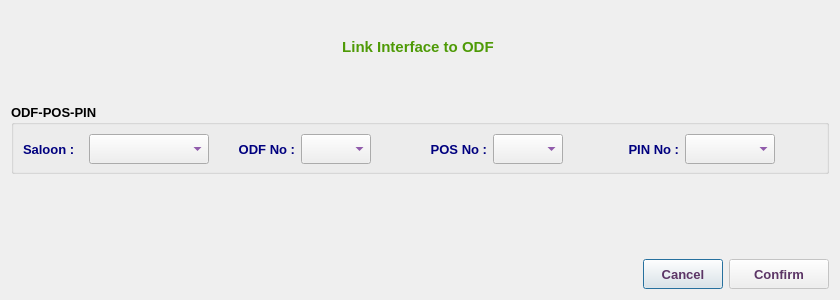
<?xml version="1.0" encoding="UTF-8"?>
<ui version="4.0">
 <class>AssignInterfaceOdfDialog</class>
 <widget class="QDialog" name="AssignInterfaceOdfDialog">
  <property name="geometry">
   <rect>
    <x>0</x>
    <y>0</y>
    <width>840</width>
    <height>300</height>
   </rect>
  </property>
  <property name="minimumSize">
   <size>
    <width>840</width>
    <height>300</height>
   </size>
  </property>
  <property name="maximumSize">
   <size>
    <width>841</width>
    <height>300</height>
   </size>
  </property>
  <property name="font">
   <font>
    <family>Tahoma</family>
    <pointsize>10</pointsize>
   </font>
  </property>
  <property name="windowTitle">
   <string>Link Interface ODF</string>
  </property>
  <property name="windowIcon">
   <iconset resource="../../image.qrc">
    <normaloff>:/Image/link.png</normaloff>:/Image/link.png</iconset>
  </property>
  <layout class="QVBoxLayout" name="verticalLayout">
   <item>
    <widget class="QLabel" name="label_5">
     <property name="text">
      <string/>
     </property>
     <property name="pixmap">
      <pixmap resource="../../image.qrc">:/Image/link.png</pixmap>
     </property>
     <property name="alignment">
      <set>Qt::AlignCenter</set>
     </property>
    </widget>
   </item>
   <item>
    <layout class="QHBoxLayout" name="horizontalLayout_3">
     <item>
      <widget class="QLabel" name="label">
       <property name="minimumSize">
        <size>
         <width>0</width>
         <height>30</height>
        </size>
       </property>
       <property name="maximumSize">
        <size>
         <width>16777215</width>
         <height>30</height>
        </size>
       </property>
       <property name="font">
        <font>
         <family>Tahoma</family>
         <pointsize>11</pointsize>
         <weight>75</weight>
         <bold>true</bold>
        </font>
       </property>
       <property name="styleSheet">
        <string notr="true">color: rgb(78, 154, 6);</string>
       </property>
       <property name="text">
        <string>Link Interface to ODF </string>
       </property>
       <property name="alignment">
        <set>Qt::AlignCenter</set>
       </property>
      </widget>
     </item>
    </layout>
   </item>
   <item>
    <layout class="QHBoxLayout" name="horizontalLayout_2">
     <item>
      <widget class="QLabel" name="devLbl">
       <property name="sizePolicy">
        <sizepolicy hsizetype="Expanding" vsizetype="Preferred">
         <horstretch>0</horstretch>
         <verstretch>0</verstretch>
        </sizepolicy>
       </property>
       <property name="minimumSize">
        <size>
         <width>700</width>
         <height>30</height>
        </size>
       </property>
       <property name="maximumSize">
        <size>
         <width>1500</width>
         <height>30</height>
        </size>
       </property>
       <property name="font">
        <font>
         <family>Tahoma</family>
         <pointsize>10</pointsize>
         <weight>75</weight>
         <bold>true</bold>
        </font>
       </property>
       <property name="styleSheet">
        <string notr="true">color: rgb(85, 0, 127);</string>
       </property>
       <property name="text">
        <string/>
       </property>
       <property name="alignment">
        <set>Qt::AlignCenter</set>
       </property>
      </widget>
     </item>
    </layout>
   </item>
   <item>
    <widget class="QGroupBox" name="odfGB">
     <property name="minimumSize">
      <size>
       <width>730</width>
       <height>70</height>
      </size>
     </property>
     <property name="maximumSize">
      <size>
       <width>1000</width>
       <height>70</height>
      </size>
     </property>
     <property name="font">
      <font>
       <family>Tahoma</family>
       <pointsize>10</pointsize>
       <weight>75</weight>
       <bold>true</bold>
      </font>
     </property>
     <property name="styleSheet">
      <string notr="true"/>
     </property>
     <property name="title">
      <string>ODF-POS-PIN</string>
     </property>
     <layout class="QHBoxLayout" name="horizontalLayout">
      <item>
       <widget class="QLabel" name="label_27">
        <property name="minimumSize">
         <size>
          <width>60</width>
          <height>30</height>
         </size>
        </property>
        <property name="maximumSize">
         <size>
          <width>60</width>
          <height>30</height>
         </size>
        </property>
        <property name="font">
         <font>
          <family>Tahoma</family>
          <pointsize>10</pointsize>
          <weight>75</weight>
          <bold>true</bold>
         </font>
        </property>
        <property name="styleSheet">
         <string notr="true">color: rgb(0, 0, 127);</string>
        </property>
        <property name="text">
         <string>Saloon :</string>
        </property>
       </widget>
      </item>
      <item>
       <widget class="QComboBox" name="odfSaloonCB">
        <property name="sizePolicy">
         <sizepolicy hsizetype="Preferred" vsizetype="Preferred">
          <horstretch>0</horstretch>
          <verstretch>0</verstretch>
         </sizepolicy>
        </property>
        <property name="minimumSize">
         <size>
          <width>120</width>
          <height>30</height>
         </size>
        </property>
        <property name="maximumSize">
         <size>
          <width>120</width>
          <height>30</height>
         </size>
        </property>
        <property name="font">
         <font>
          <family>Tahoma</family>
          <pointsize>10</pointsize>
          <weight>75</weight>
          <bold>true</bold>
         </font>
        </property>
        <property name="styleSheet">
         <string notr="true">color: rgb(85, 0, 127);</string>
        </property>
       </widget>
      </item>
      <item>
       <widget class="QLabel" name="label_4">
        <property name="minimumSize">
         <size>
          <width>80</width>
          <height>30</height>
         </size>
        </property>
        <property name="maximumSize">
         <size>
          <width>80</width>
          <height>30</height>
         </size>
        </property>
        <property name="font">
         <font>
          <family>Tahoma</family>
          <pointsize>10</pointsize>
          <weight>75</weight>
          <bold>true</bold>
         </font>
        </property>
        <property name="styleSheet">
         <string notr="true">color: rgb(0, 0, 127);</string>
        </property>
        <property name="text">
         <string>ODF No :</string>
        </property>
        <property name="alignment">
         <set>Qt::AlignRight|Qt::AlignTrailing|Qt::AlignVCenter</set>
        </property>
       </widget>
      </item>
      <item>
       <widget class="QComboBox" name="odfCB">
        <property name="sizePolicy">
         <sizepolicy hsizetype="Preferred" vsizetype="Preferred">
          <horstretch>0</horstretch>
          <verstretch>0</verstretch>
         </sizepolicy>
        </property>
        <property name="minimumSize">
         <size>
          <width>70</width>
          <height>30</height>
         </size>
        </property>
        <property name="maximumSize">
         <size>
          <width>70</width>
          <height>30</height>
         </size>
        </property>
        <property name="font">
         <font>
          <family>Tahoma</family>
          <pointsize>10</pointsize>
          <weight>75</weight>
          <bold>true</bold>
         </font>
        </property>
        <property name="styleSheet">
         <string notr="true">color: rgb(85, 0, 127);</string>
        </property>
       </widget>
      </item>
      <item>
       <widget class="QLabel" name="label_10">
        <property name="minimumSize">
         <size>
          <width>110</width>
          <height>30</height>
         </size>
        </property>
        <property name="maximumSize">
         <size>
          <width>110</width>
          <height>30</height>
         </size>
        </property>
        <property name="font">
         <font>
          <family>Tahoma</family>
          <pointsize>10</pointsize>
          <weight>75</weight>
          <bold>true</bold>
         </font>
        </property>
        <property name="styleSheet">
         <string notr="true">color: rgb(0, 0, 127);</string>
        </property>
        <property name="text">
         <string>POS No :</string>
        </property>
        <property name="alignment">
         <set>Qt::AlignRight|Qt::AlignTrailing|Qt::AlignVCenter</set>
        </property>
       </widget>
      </item>
      <item>
       <widget class="QComboBox" name="posCB">
        <property name="sizePolicy">
         <sizepolicy hsizetype="Preferred" vsizetype="Preferred">
          <horstretch>0</horstretch>
          <verstretch>0</verstretch>
         </sizepolicy>
        </property>
        <property name="minimumSize">
         <size>
          <width>70</width>
          <height>30</height>
         </size>
        </property>
        <property name="maximumSize">
         <size>
          <width>70</width>
          <height>30</height>
         </size>
        </property>
        <property name="font">
         <font>
          <family>Tahoma</family>
          <pointsize>10</pointsize>
          <weight>75</weight>
          <bold>true</bold>
         </font>
        </property>
        <property name="styleSheet">
         <string notr="true">color: rgb(85, 0, 127);</string>
        </property>
       </widget>
      </item>
      <item>
       <widget class="QLabel" name="label_28">
        <property name="minimumSize">
         <size>
          <width>110</width>
          <height>30</height>
         </size>
        </property>
        <property name="maximumSize">
         <size>
          <width>110</width>
          <height>30</height>
         </size>
        </property>
        <property name="font">
         <font>
          <family>Tahoma</family>
          <pointsize>10</pointsize>
          <weight>75</weight>
          <bold>true</bold>
         </font>
        </property>
        <property name="styleSheet">
         <string notr="true">color: rgb(0, 0, 127);</string>
        </property>
        <property name="text">
         <string>PIN No :</string>
        </property>
        <property name="alignment">
         <set>Qt::AlignRight|Qt::AlignTrailing|Qt::AlignVCenter</set>
        </property>
       </widget>
      </item>
      <item>
       <widget class="QComboBox" name="pinCB">
        <property name="sizePolicy">
         <sizepolicy hsizetype="Preferred" vsizetype="Preferred">
          <horstretch>0</horstretch>
          <verstretch>0</verstretch>
         </sizepolicy>
        </property>
        <property name="minimumSize">
         <size>
          <width>90</width>
          <height>30</height>
         </size>
        </property>
        <property name="maximumSize">
         <size>
          <width>90</width>
          <height>30</height>
         </size>
        </property>
        <property name="font">
         <font>
          <family>Tahoma</family>
          <pointsize>10</pointsize>
          <weight>75</weight>
          <bold>true</bold>
         </font>
        </property>
        <property name="styleSheet">
         <string notr="true">color: rgb(85, 0, 127);</string>
        </property>
       </widget>
      </item>
      <item>
       <spacer name="horizontalSpacer_5">
        <property name="font">
         <font>
          <family>Tahoma</family>
          <pointsize>10</pointsize>
          <weight>75</weight>
          <bold>true</bold>
         </font>
        </property>
        <property name="orientation">
         <enum>Qt::Horizontal</enum>
        </property>
        <property name="sizeHint" stdset="0">
         <size>
          <width>40</width>
          <height>20</height>
         </size>
        </property>
       </spacer>
      </item>
     </layout>
    </widget>
   </item>
   <item>
    <spacer name="verticalSpacer">
     <property name="font">
      <font>
       <family>Tahoma</family>
       <pointsize>10</pointsize>
      </font>
     </property>
     <property name="orientation">
      <enum>Qt::Vertical</enum>
     </property>
     <property name="sizeHint" stdset="0">
      <size>
       <width>20</width>
       <height>172</height>
      </size>
     </property>
    </spacer>
   </item>
   <item>
    <layout class="QHBoxLayout" name="horizontalLayout_5">
     <item>
      <spacer name="horizontalSpacer_4">
       <property name="font">
        <font>
         <family>Tahoma</family>
         <pointsize>10</pointsize>
        </font>
       </property>
       <property name="orientation">
        <enum>Qt::Horizontal</enum>
       </property>
       <property name="sizeHint" stdset="0">
        <size>
         <width>40</width>
         <height>20</height>
        </size>
       </property>
      </spacer>
     </item>
     <item>
      <widget class="QPushButton" name="cancelBtn">
       <property name="sizePolicy">
        <sizepolicy hsizetype="Preferred" vsizetype="Preferred">
         <horstretch>0</horstretch>
         <verstretch>0</verstretch>
        </sizepolicy>
       </property>
       <property name="minimumSize">
        <size>
         <width>50</width>
         <height>30</height>
        </size>
       </property>
       <property name="maximumSize">
        <size>
         <width>200</width>
         <height>30</height>
        </size>
       </property>
       <property name="font">
        <font>
         <family>Tahoma</family>
         <pointsize>10</pointsize>
         <weight>75</weight>
         <bold>true</bold>
        </font>
       </property>
       <property name="styleSheet">
        <string notr="true">color: rgb(92, 53, 102);</string>
       </property>
       <property name="text">
        <string>Cancel</string>
       </property>
      </widget>
     </item>
     <item>
      <widget class="QPushButton" name="okBtn">
       <property name="enabled">
        <bool>false</bool>
       </property>
       <property name="sizePolicy">
        <sizepolicy hsizetype="Preferred" vsizetype="Preferred">
         <horstretch>0</horstretch>
         <verstretch>0</verstretch>
        </sizepolicy>
       </property>
       <property name="minimumSize">
        <size>
         <width>100</width>
         <height>30</height>
        </size>
       </property>
       <property name="maximumSize">
        <size>
         <width>200</width>
         <height>30</height>
        </size>
       </property>
       <property name="font">
        <font>
         <family>Tahoma</family>
         <pointsize>10</pointsize>
         <weight>75</weight>
         <bold>true</bold>
        </font>
       </property>
       <property name="styleSheet">
        <string notr="true">color: rgb(92, 53, 102);</string>
       </property>
       <property name="text">
        <string>Confirm</string>
       </property>
       <property name="icon">
        <iconset resource="../../image.qrc">
         <normaloff>:/Image/Done.png</normaloff>:/Image/Done.png</iconset>
       </property>
       <property name="iconSize">
        <size>
         <width>20</width>
         <height>20</height>
        </size>
       </property>
      </widget>
     </item>
    </layout>
   </item>
  </layout>
 </widget>
 <resources>
  <include location="../../image.qrc"/>
 </resources>
 <connections/>
</ui>
